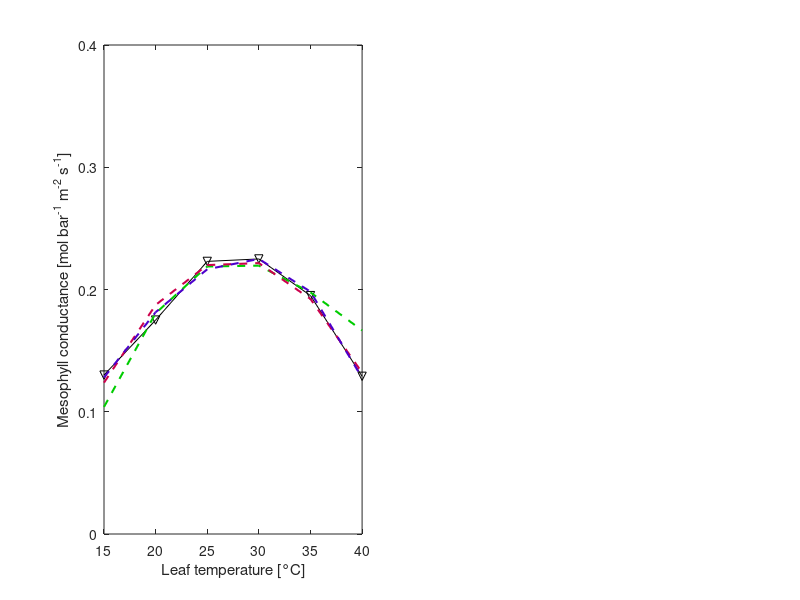

Source code (MATLAB): (Note: this script raises an error after producing the figure.)
% Compare and plot different temperature models for mesophyll conductance
% (gm) and stomatal conductance (gs)
close all

%% Data from von Caemmerer and Evans (2015), Plant, Cell and Environment
T = [15 20 25 30 35 40];
g_m = [0.13 0.175 0.223 0.225 0.195 0.129];
g_s = [0.22 0.25 0.275 0.28 0.274 0.302];

%% Mesophyll conductance
figure
subplot(1,2,1)
plot(T,g_m, '-vk')
hold on
ylim([0 0.4])
ylabel('Mesophyll conductance [mol bar^{-1} m^{-2} s^{-1}]')
xlabel('Leaf temperature [°C]')

g_m_25 = g_m(T==25);
f_buckley = @(d,T) g_m_25*exp(-d*(log(T/27.5)).^2);
[buckley_fit,~,~,~,MSE_buckley] = nlinfit(T,g_m,f_buckley, 1);
line(T,f_buckley(buckley_fit,T), 'Color', [0 .8 0], 'LineStyle', '--',...
    'LineWidth', 1.5)

f_pol_2 = @(F,T) F(1)*T.^2 + F(2)*T + F(3);
[pol_2_fit,~,~,~,MSE_pol_2] = nlinfit(T,g_m,f_pol_2, [1 1 1]);
line(T,f_pol_2(pol_2_fit,T), 'Color', [.8 0 .3], 'LineStyle', '--',...
    'LineWidth', 1.5)

f_pol_3 = @(F,T) F(1)*T.^3 + F(2)*T.^2 + F(3)*T + F(4);
[pol_3_fit,~,~,~,MSE_pol_3] = nlinfit(T,g_m,f_pol_3, [1 1 1 1]);
line(T,f_pol_3(pol_3_fit,T), 'Color', [.3 0 .8], 'LineStyle', '--',...
    'LineWidth', 1.5)

f_gauss = @(F,T) F(1)*exp(-((T-F(2))/F(3)).^2);
[gauss_fit,gof_gauss] = fit(T',g_m', 'gauss1');
MSE_gauss = gof_gauss.rmse^2;
Y_pred = f_gauss([gauss_fit.a1 gauss_fit.b1, gauss_fit.c1],T);
line(T,Y_pred, 'Color', [1 .6 .6], 'LineStyle', '--',...
    'LineWidth', 1.5)

legend({...
    'Original data (von Caemmerer & Evans, 2015)';...
    ['g_{m25} \cdot e^{-d \cdot ln(T/T_{opt})^2} (MSE = ' num2str(MSE_buckley,'%.4g') ')'];...
    ['aT^{2} + bT + c (MSE = ' num2str(MSE_pol_2,'%.4g') ')'];...
    ['aT^{3} + bT^{2} + cT + d (MSE = ' num2str(MSE_pol_3,'%.4g') ')'];...
    ['Gaussian (MSE = ' num2str(MSE_gauss,'%.4g') ')']},...
    'LineWidth', .8)
text(16,.37,'A','FontSize', 16, 'FontWeight', 'bold')

set(gca, 'LineWidth', 1.5, 'FontSize', 12)


%% Stomatal conductance
lw = 1.5;
t_range = [0 40];
% subplot(1,2,2)
figure
hold on
ylim([0 0.4])
ylabel('Stomatal conductance (mol m^{-2} s^{-1})')
xlabel('Leaf temperature (°C)')

lm = fitlm(T,g_s);
f = @(x) lm.Coefficients.Estimate(2)*x+lm.Coefficients.Estimate(1);
fplot(f, t_range, 'LineWidth', lw)

f_pol_2 = @(F,T) F(1)*T.^2 + F(2)*T + F(3);
[pol_2_fit,~,~,~,MSE_pol_2] = nlinfit(T,g_s,f_pol_2, [1 1 1]);
f = @(x)f_pol_2(pol_2_fit, x);
fplot(f, t_range, 'LineWidth', lw)

f_pol_3 = @(F,T) F(1)*T.^3 + F(2)*T.^2 + F(3)*T + F(4);
[pol_3_fit,~,~,~,MSE_pol_3] = nlinfit(T,g_s,f_pol_3, [1 1 1 1]);
f = @(x)f_pol_3(pol_3_fit, x);
fplot(f, t_range, 'LineWidth', lw)

f_gauss = @(F,T) F(1)*exp(-((T-F(2))/F(3)).^2);
[gauss_fit,gof_gauss] = fit(T',g_s', 'gauss1');
MSE_gauss = gof_gauss.rmse^2;
f = @(x)f_gauss([gauss_fit.a1 gauss_fit.b1, gauss_fit.c1], x);
fplot(f, t_range, 'LineWidth', lw)

plot(T, g_s, 'o', 'MarkerSize', 8,...
    'MarkerFaceColor', [.7 .7 .7],...
    'MarkerEdgeColor', [.4 .4 .4])

legend({...
    ['aT + b (MSE = ' num2str(lm.MSE, '%.2e') ')'];...
    ['aT^{2} + bT + c (MSE = ' num2str(MSE_pol_2,'%.2e') ')'];...
    ['aT^{3} + bT^{2} + cT + d (MSE = ' num2str(MSE_pol_3,'%.2e') ')'];...
    ['Gaussian (MSE = ' num2str(MSE_gauss,'%.2e') ')'];...
    'von Caemmerer & Evans (2015)'},...
    'Location', 'southeast', 'LineWidth', .8,...
    'box', 'off')

set(gca, 'LineWidth', 1.3, 'FontSize', 12, 'box', 'off')

set(gcf, 'OuterPosition', 1000*[-1.1977    0.1230    0.5187    0.4740])

saveas(gcf, 'ath-conductances-model-fits-Caemmerer-Evans-2015.png')